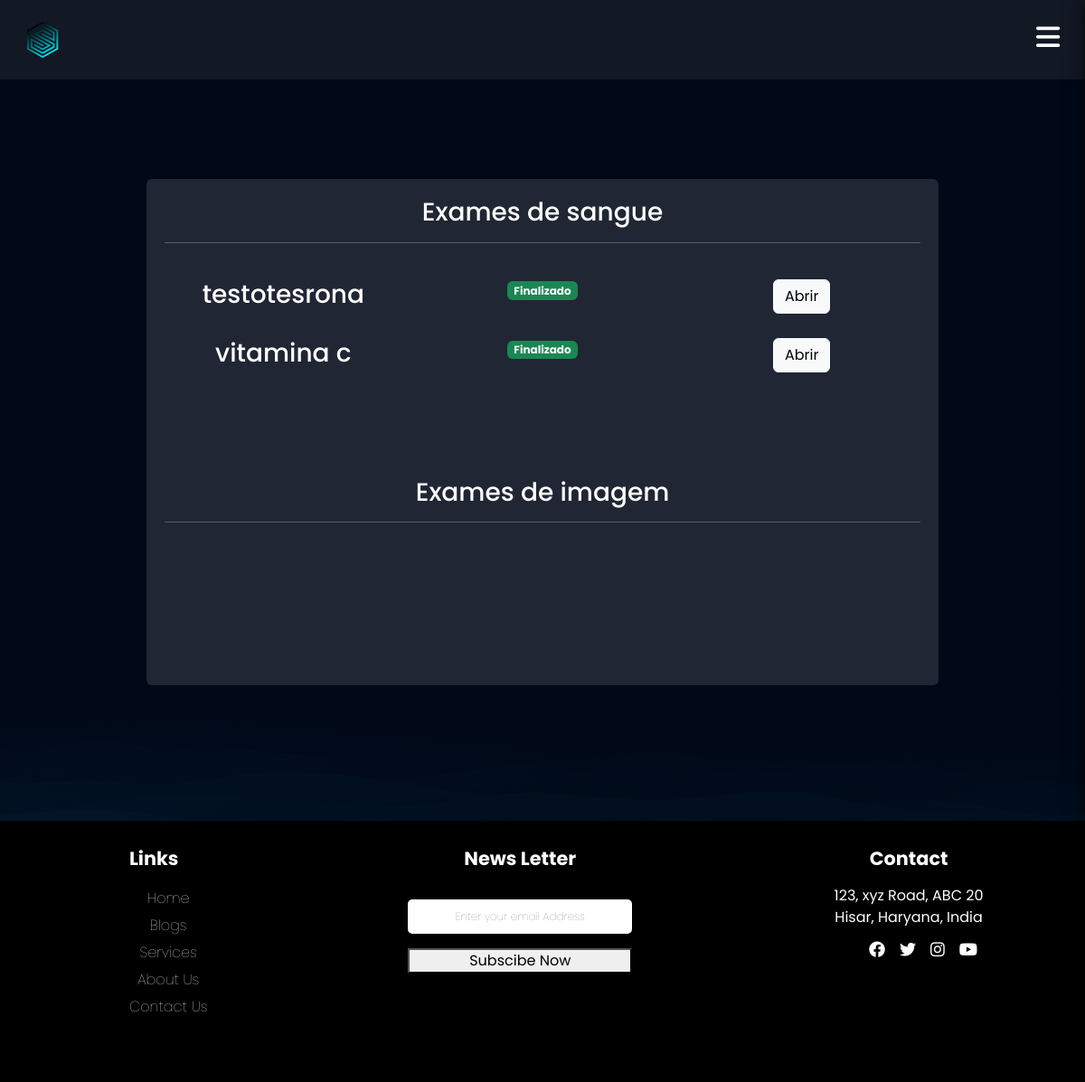
Screenshot of /exames/gerenciar_exames/ (signed in) with the database file from the repository.
### exames/models.py (models this page shows, shortened)
class SolicitacaoExame(models.Model):
    choice_status = (
        ('E', 'Em análise'),
        ('F', 'Finalizado')
    )
    usuario = models.ForeignKey(User, on_delete=models.DO_NOTHING)
    exame = models.ForeignKey(TiposExames, on_delete=models.DO_NOTHING)
    status = models.CharField(max_length=2, choices=choice_status)
    resultado = models.FileField(upload_to="resultados", null=True, blank=True)
    requer_senha = models.BooleanField(default=False)
    senha = models.CharField(max_length=6, null=True, blank=True)
    def badge_template(self):
        if self.status == 'E':
            classes_css = 'bg-warning text-dark'
            texto = "Em análise"
        elif self.status == 'F':
            classes_css = 'bg-success'
            texto = "Finalizado"
        return mark_safe(f"<span class='badge bg-primary {classes_css}'>{texto}</span>")

class TiposExames(models.Model):
    tipo_choices = (
        ('I', 'Exame de imagem'),
        ('S', 'Exame de sangue')
    )
    nome = models.CharField(max_length=50)
    tipo = models.CharField(max_length=1, choices=tipo_choices)
    preco= models.FloatField()
    disponivel= models.BooleanField(default=True)
    horario_inicial = models.IntegerField()
    horario_final = models.IntegerField()

### exames/views.py (the view)
# urls.py: path('gerenciar_exames/', views.gerenciar_exames, name="gerenciar_exames"),
@login_required
def gerenciar_exames(request):
    exames = SolicitacaoExame.objects.filter(usuario=request.user)
    return render(request, 'gerenciar_exames.html', {'exames' : exames})

### exames/templates/gerenciar_exames.html (shortened to what this page needs)
{% extends "bases/base.html" %}
{% load static %}
{% block 'head' %}
    <link href="{% static 'exames/css/css.css' %}" rel="stylesheet">
    <link href="{% static 'exames/css/gerenciar_pedidos.css' %}" rel="stylesheet">
    <link href="{% static 'exames/css/gerenciar_exames.css' %}" rel="stylesheet">
{% endblock 'head' %}
{% block 'conteudo' %}
<br>
<br>
<div class="container">
    <div class="card card-view">
        <div class="sub-card">
            <h3>Exames de sangue</h3>
            <hr>
            <br>
            {% for exame in exames %}
                {% if exame.exame.tipo == 'S' %}
                    <div class="row">
                        <div class="col-md"><h3>{{ exame.exame.nome }}</h3></div>
                        <div class="col-md">{{ exame.badge_template }}</div>
                        <div class="col-md">
                            {% if exame.status == 'F' %}
                                <a href="{% url "permitir_abrir_exame" exame.id %}" class="btn btn-light">Abrir</a>
                            {% else %}
                                <a href="#" class="btn btn-light disabled">Abrir</a>
                            {% endif %}
                        </div>
                    </div>
                    <br>
                {% endif %}
            {% endfor %}
        </div>
        <br>
        <br>
        <div class="sub-card">
            <h3>Exames de imagem</h3>
            <hr>
            <br>
        </div>
    </div>
</div>
{% endblock 'conteudo' %}

### templates/static/geral/css/base.css (style rules this page uses)
body { margin: 0; background-color: #343541; color: #f9f9f9; font-family: "Euclid Circular A", "Poppins"; }
* { box-sizing: border-box; }
* { margin: 0; padding: 0; box-sizing: border-box; font-family: 'Poppins', sans-serif; }

### templates/static/exames/css/css.css (style rules this page uses)
body { background-image: url('/static/geral/img/bg2.png'); background-size: cover; }
.card { background-color: rgba(217, 217, 217, .14); color: white; padding: 20px; }

### templates/static/exames/css/gerenciar_pedidos.css (style rules this page uses)
.card-view { text-align: center; padding: 0; border: none; height: 70vh; }

### templates/static/exames/css/gerenciar_exames.css (style rules this page uses)
.sub-card { background-color: var(--dark-color); padding: 20px; }

### rows the page displays
SolicitacaoExame: exame.nome "testotesrona", badge_template "Finalizado", shows "Abrir"
SolicitacaoExame: exame.nome "vitamina c", badge_template "Finalizado", shows "Abrir"
